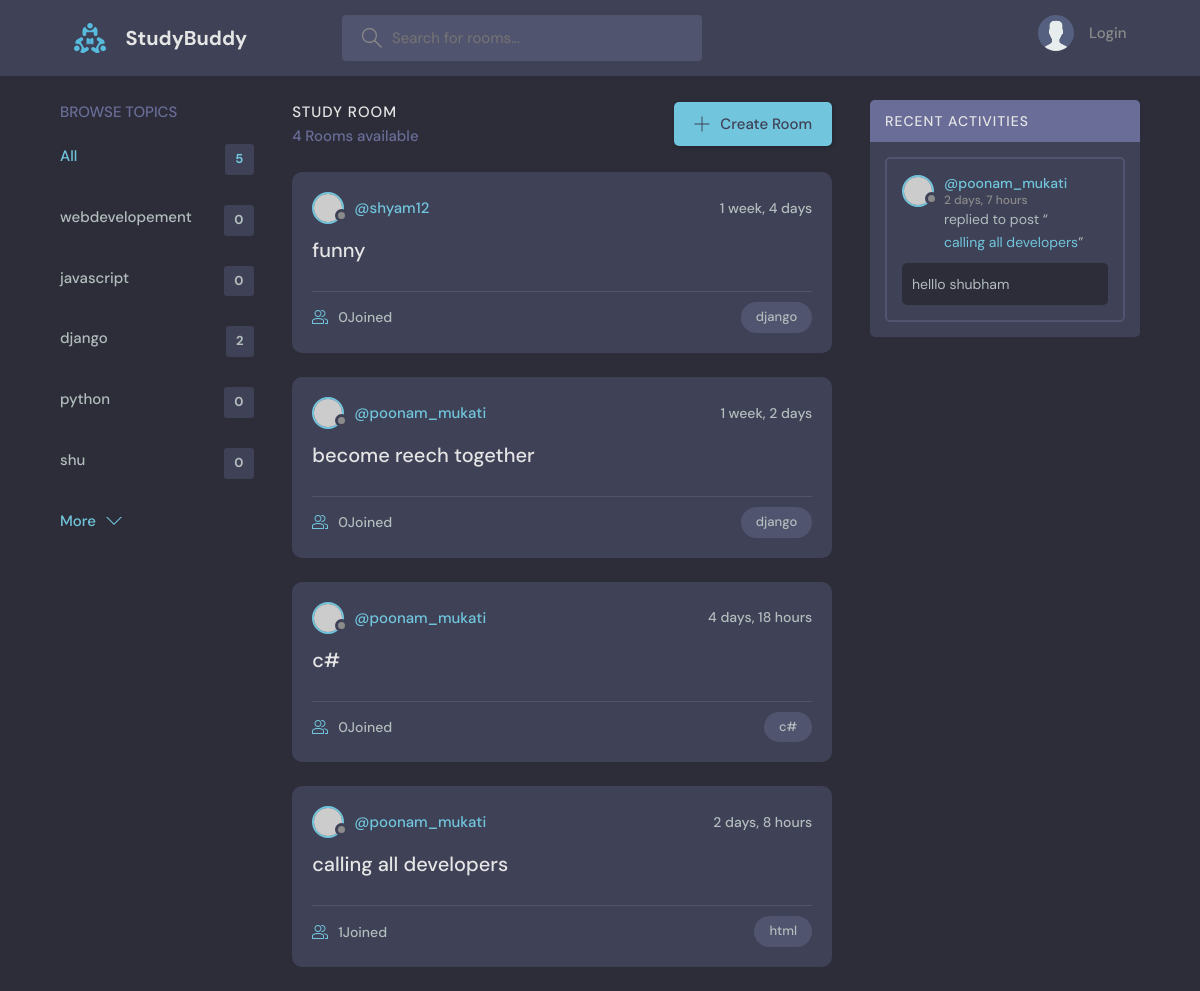
The page / on the database its author committed.
### base/models.py (models this page shows, shortened)
class Topic(models.Model):
    name=models.CharField(max_length=200)

class Room(models.Model):
    host =models.ForeignKey(User,on_delete=models.SET_NULL,null=True)
    topic =models.ForeignKey(Topic,on_delete=models.SET_NULL,null=True)
    name=models.CharField(max_length=200)
    description=models.TextField(null=True,blank=True)
    participants=models.ManyToManyField(User,related_name='participants',blank=True)
    updated=models.DateTimeField(auto_now=True)
    created=models.DateTimeField(auto_now_add=True)
    def __str__(self):
        return self.name

class Message(models.Model):
    user=models.ForeignKey(User,on_delete=models.CASCADE)
    room=models.ForeignKey(Room,on_delete=models.CASCADE)
    body=models.TextField()
    updated=models.DateTimeField(auto_now=True)
    created=models.DateTimeField(auto_now_add=True)
    class Meta:
        ordering=['-updated','-created']

### base/views.py (the view)
# urls.py: path('',views.home,name="home"),
def home(request):
    q=request.GET.get('q') if request.GET.get('q') !=None else ''
    rooms=Room.objects.filter(
        Q(topic__name__icontains=q) |
        Q(name__icontains=q)|
        Q(description__icontains=q)
        )
    topics=Topic.objects.all()[0:5]
    room_count=rooms.count()
    room_messages=Message.objects.filter(Q(room__topic__name__icontains=q))
    context={'rooms':rooms,'topics':topics,'room_count':room_count,'room_messages':room_messages}
    return render(request,'base/home.html',context)

### base/templates/base/home.html (shortened to what this page needs)
{%extends 'main.html' %}
{% block content %}
    <main class="layout layout--3">
      <div class="container">
        {% include 'base/topics_component.html' %}
        <div class="roomList">
          <div class="roomList__header">
            <div>
              <h2>Study Room</h2>
              <p>{{room_count}} Rooms available</p>
            </div>
            <a class="btn btn--main" href="{% url 'create-room' %}">
              <svg version="1.1" xmlns="http://www.w3.org/2000/svg" width="32" height="32" viewBox="0 0 32 32">
                <title>add</title>
                <path
                  d="M16.943 0.943h-1.885v14.115h-14.115v1.885h14.115v14.115h1.885v-14.115h14.115v-1.885h-14.115v-14.115z"
                ></path>
              </svg>
              Create Room
            </a>
          </div>
          {% include 'base/feed_component.html' %}
        </div>
        {% include 'base/activity_component.html'%}
      </div>
    </main>
{% endblock content %}

### base/templates/base/topics_component.html
<div class="topics">
    <div class="topics__header">
      <h2>Browse Topics</h2>
    </div>
    <ul class="topics__list">
      <li>
        <a href="{% url 'home' %}" class="active">All <span>{{topics.count}}</span></a>
      </li>
      {% for topic in topics %}
      <li>
        <a href="{% url 'home' %}?q={{topic.name}}">{{topic.name}}<span>{{topic.room_set.all.count}}</span></a>
      </li>
      {% endfor %}
    </ul>
    <a class="btn btn--link" href="{% url 'topics' %}">
      More
      <svg version="1.1" xmlns="http://www.w3.org/2000/svg" width="32" height="32" viewBox="0 0 32 32">
        <title>chevron-down</title>
        <path d="M16 21l-13-13h-3l16 16 16-16h-3l-13 13z"></path>
      </svg>
    </a>
  </div>

### base/templates/base/feed_component.html (shortened to what this page needs)
{% for room in rooms %}
<div class="roomListRoom">
    <div class="roomListRoom__header">
      <a href="{% url 'user-profile' room.host.id %}" class="roomListRoom__author">
        <div class="avatar avatar--small">
          <img src="https://randomuser.me/api/portraits/women/11.jpg" />
        </div>
        <span>@{{room.host.username}}</span>
      </a>
      <div class="roomListRoom__actions">
        <span>{{room.created|timesince}}</span>
      </div>
    </div>
    <div class="roomListRoom__content">
      <a href="{% url 'room' room.id %}">{{room.name}}</a>
    </div>
    <div class="roomListRoom__meta">
      <a href="{% url 'room' room.id %}" class="roomListRoom__joined">
        {{room.participants.all.count}}Joined
      </a>
      <p class="roomListRoom__topic">{{room.topic.name}}</p>
    </div>
</div>
{% endfor %}

### base/templates/base/activity_component.html (shortened to what this page needs)
        <div class="activities">
          <div class="activities__header">
            <h2>Recent Activities</h2>
          </div>
          {% for message in room_messages %}
          <div class="activities__box">
            <div class="activities__boxHeader roomListRoom__header">
              <a href="{% url 'user-profile' message.user.id %}" class="roomListRoom__author">
                <div class="avatar avatar--small">
                  <img src="https://randomuser.me/api/portraits/women/11.jpg" />
                </div>
                <p>
                  @{{message.user}}
                  <span>{{message.created|timesince}}</span>
                </p>
              </a>
            </div>
            <div class="activities__boxContent">
              <p>replied to post “<a href="{% url 'room' message.room.id %}">{{message.room}}</a>”</p>
              <div class="activities__boxRoomContent">
                {{message.body}}
              </div>
            </div>
          </div>
          {% endfor %}
        </div>

### rows shown on the page
Topic: name "webdevelopement", room_set.all.count "0"
Topic: name "javascript", room_set.all.count "0"
Topic: name "django", room_set.all.count "2"
Topic: name "python", room_set.all.count "0"
Topic: name "shu", room_set.all.count "0"
Room: host.username "shyam12", created "1 week, 4 days", name "funny", participants.all.count "0", topic.name "django"
Room: host.username "poonam_mukati", created "1 week, 2 days", name "become reech together", participants.all.count "0", topic.name "django"
Room: host.username "poonam_mukati", created "4 days, 18 hours", name "c#", participants.all.count "0", topic.name "c#"
Room: host.username "poonam_mukati", created "2 days, 8 hours", name "calling all developers", participants.all.count "1", topic.name "html"
Message: user "poonam_mukati", created "2 days, 7 hours", room "calling all developers", body "helllo shubham"

### other values the page prints
{{ topics.count }} "5"
{{ room_count }} "4"
